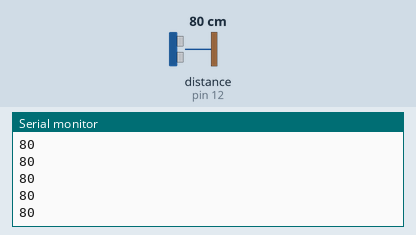
Simulated run of this sketch. Board: Arduino Uno, built with avr-gcc and run on an emulated ATmega328P. On the bench: the last lines printed to the serial monitor. The inputs (shaded band) are chosen by the test bench; at power-on: distance to the obstacle (sensor on pin 12) 80 cm. The echo pulse lasts 58.3 µs per cm.

Above: at 2.2 s.
2.3 s: distance to the obstacle (sensor on pin 12) set to 2 cm
At 2.62 s:
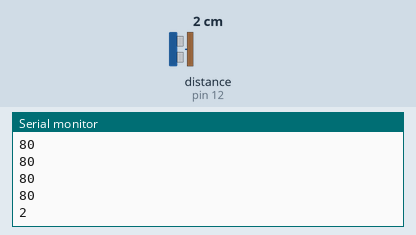
3.8 s: distance to the obstacle (sensor on pin 12) set to 4 cm
At 4.0 s:
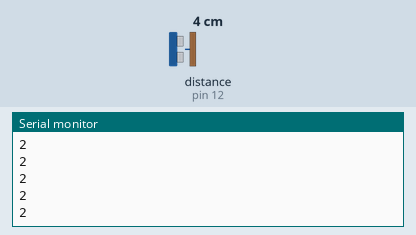
Timing chart, 0 to 6.8 s (numbered marks = the images above; inputs shaded):
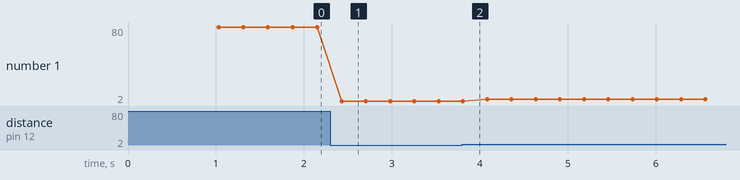

The sketch:

Sensore_distanza.ino
```cpp
//www.elegoo.com
//2016.12.08
#include "SR04.h"

#define TRIG_PIN 12
#define ECHO_PIN 11

SR04 sr04 = SR04(ECHO_PIN,TRIG_PIN);
long a;

void setup() {
   Serial.begin(9600);//Initialization of Serial Port
   delay(1000);
   Serial.println("cm");
}

void loop() {
   a=sr04.Distance();
   Serial.println(a);
   delay(250);
}
```

Measured:
- after the input at 2.3 s, the serial monitor: prints a new line after 0.13 s (image 1)
- plotted number 1: 80 → 2 after the input at 2.3 s, 2 → 4 after the input at 3.8 s
